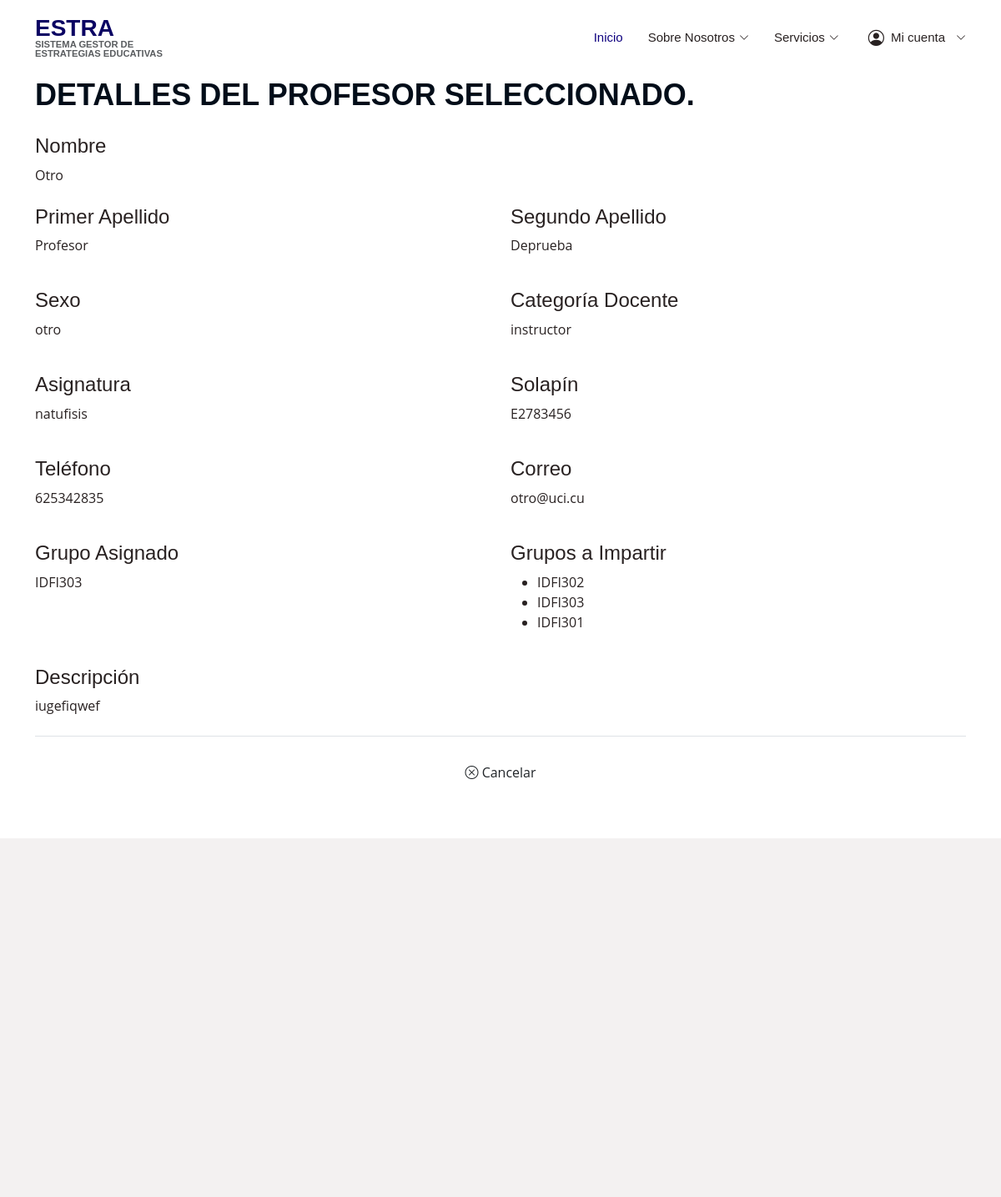
/visualizar/profesor/2/ (signed in), run on the app's committed database.
### profesores/models.py (models this page shows, shortened)
class Profesor(models.Model):
    nombre = models.CharField(max_length=50)
    primer_apellido = models.CharField(max_length=50)
    segundo_apellido = models.CharField(max_length=50, blank=True, null=True)
    sexo = models.CharField(
        max_length=20,
        choices=[
            ('masculino', 'Masculino'),
            ('femenino', 'Femenino'),
            ('otro', 'Otro')
        ]
    )
    categoria_docente = models.CharField(
        max_length=20,
        choices=[
            ('instructor', 'Instructor'),
            ('asistente', 'Asistente'),
            ('auxiliar', 'Auxiliar'),
            ('titular', 'Titular')
        ]
    )
    asignatura = models.CharField(max_length=50)
    solapin = models.CharField(max_length=10, unique=True)
    telefono = models.CharField(max_length=15)
    correo = models.EmailField(max_length=50)
    descripcion = models.TextField()

### grupos/models.py (models this page shows)
class Grupo(models.Model):
    ANIO_CHOICES = [
        ('primero', 'Primero'),
        ('segundo', 'Segundo'),
        ('tercero', 'Tercero'),
        ('cuarto', 'Cuarto'),
    ]
    nombre = models.CharField(max_length=50, unique=True)
    direccion = models.CharField(max_length=100)
    curso = models.CharField(max_length=20)
    anio_escolar = models.CharField(max_length=10, choices=ANIO_CHOICES)
    caracterizacion = models.TextField()
    guia = models.OneToOneField(
        'profesores.Profesor',
        on_delete=models.SET_NULL,
        null=True,
        blank=True,
        related_name='grupo_asignado'
    )
    profesores = models.ManyToManyField(
        'profesores.Profesor',
        related_name='grupos',
        blank=True
    )
    def __str__(self):
        return self.nombre

### profesores/vistas/vistas_usuario.py (the view)
# urls.py: path('visualizar/profesor/<int:profesor_id>/', vistas_usuario.visualizar_profesor, name='visualizar_profesor'),
def visualizar_profesor(request, profesor_id):
    if not request.user.is_authenticated:
        messages.error(request, "Debes iniciar sesión para realizar esta acción.")
        return redirect('login')
    """Visualizar un profesor específico."""
    profesor = get_object_or_404(Profesor, id=profesor_id)
    return render(request, "usuarios/visualizar_profesor.html", {"profesor": profesor})

### templates/usuarios/visualizar_profesor.html (shortened to what this page needs)
{% extends "baseg.html" %}
{% load static %}
{% block content %}
 <section id="visualizar-profesor" class="visualizar-profesor">
  <div class="container">
    <div class="section-title">
      <h2>Visualizar Información Profesoral</h2>
      <p>Detalles del profesor seleccionado.</p>
    </div>
    <div class="profesor-details">
      <div class="detail-group mb-4">
        <h4>Nombre</h4>
        <p>{{profesor.nombre}}</p>
      </div>
      <div class="row mb-4">
        <div class="detail-group col-md-6">
          <h4>Primer Apellido</h4>
          <p>{{profesor.primer_apellido}}</p>
        </div>
        <div class="detail-group col-md-6">
          <h4>Segundo Apellido</h4>
          <p>{{profesor.segundo_apellido}}</p>
        </div>
      </div>
      <div class="row mb-4">
        <div class="detail-group col-md-6">
          <h4>Sexo</h4>
          <p>{{profesor.sexo}}</p>
        </div>
        <div class="detail-group col-md-6">
          <h4>Categoría Docente</h4>
          <p>{{profesor.categoria_docente}}</p>
        </div>
      </div>
      <div class="row mb-4">
        <div class="detail-group col-md-6">
          <h4>Asignatura</h4>
          <p>{{profesor.asignatura}}</p>
        </div>
        <div class="detail-group col-md-6">
          <h4>Solapín</h4>
          <p>{{profesor.solapin}}</p>
        </div>
      </div>
      <div class="row mb-4">
        <div class="detail-group col-md-6">
          <h4>Teléfono</h4>
          <p>{{profesor.telefono}}</p>
        </div>
        <div class="detail-group col-md-6">
          <h4>Correo</h4>
          <p>{{profesor.correo}}</p>
        </div>
      </div>
      <div class="row mb-4">
        <div class="detail-group col-md-6">
          <h4>Grupo Asignado</h4>
          <p>{{profesor.grupo_asignado}}</p>
        </div>
        <div class="detail-group col-md-6">
          <h4>Grupos a Impartir</h4>
          <ul>
            {% for grupo in profesor.grupos.all %}
              <li>{{ grupo.nombre }}</li>
            {% empty %}
              <li>No tiene grupos asignados.</li>
            {% endfor %}
          </ul>
        </div>
      </div>
      <div class="detail-group mb-4">
        <h4>Descripción</h4>
        <p>{{profesor.descripcion}}</p>
      </div>
      <div class="text-center mt-4 pt-4 border-top">
        <button type="button" id="boton-cancelar-profesor" class="btn btn-cancelar" onclick="window.history.back()">
          <i class="bi bi-x-circle"></i> Cancelar
        </button>
      </div>
    </div>
  </div>
</section>
{% endblock%}

### templates/baseg.html (shortened to what this page needs)
{% load static %}
<!DOCTYPE html>
<html lang="es">
<head>
  <link href="{% static 'assets/vendor/animate.css/animate.min.css' %}" rel="stylesheet">
  <link href="{% static 'assets/vendor/bootstrap/css/bootstrap.min.css' %}" rel="stylesheet">
  <link href="{% static 'assets/vendor/bootstrap-icons/bootstrap-icons.css' %}" rel="stylesheet">
  <link href="{% static 'assets/vendor/boxicons/css/boxicons.min.css' %}" rel="stylesheet">
  <link href="{% static 'assets/vendor/glightbox/css/glightbox.min.css' %}" rel="stylesheet">
  <link href="{% static 'assets/vendor/remixicon/remixicon.css' %}" rel="stylesheet">
  <link href="{% static 'assets/vendor/swiper/swiper-bundle.min.css' %}" rel="stylesheet">
  <link href="{% static 'assets/css/style.css' %}" rel="stylesheet">
  <link href="{% static 'css/base.css' %}" rel="stylesheet">
</head>
<body>
  <header id="header" class="d-flex align-items-center fixed-top">
    <div class="container d-flex align-items-center">
      <h1 class="logo me-auto">
        <a href="{% url 'pagina_principal' %}">ESTRA
        <p class="text-muted" style="font-size: 0.7rem; margin-bottom: 0;">
        sistema gestor de <br>estrategias educativas
      </p></a>
      </h1>
      <nav id="navbar" class="navbar">
        <ul>
          <li><a href="{% url 'pagina_principal' %}" class="active">Inicio</a></li>
          <li class="dropdown">
            <a href="#"><span>Sobre Nosotros</span> <i class="bi bi-chevron-down"></i></a>
          </li>
          <li class="dropdown"><a href="#"><span> Servicios </span> <i class="bi bi-chevron-down"></i></a>
          </li>
          <li class="dropdown user-menu">
            <a href="#"><i class="bi bi-person-circle"></i> Mi cuenta <i class="bi bi-chevron-down"></i></a>
          </li>
        </ul>
      </nav>
    </div>
  </header>
  <main id="main">
    {% block content %}{% endblock %}
  </main>
  <footer id="footer" class="footer">
    <div class="container footer-top">
      <div class="row gy-4">
      </div>
    </div>
  </footer>
</body>
</html>

### static/assets/css/style.css (style rules this page uses)
body { font-family: "Open Sans", sans-serif; color: #282121; }
a { color: #100380; text-decoration: none; }
h1, h2, h3, h4, h5, h6 { font-family: "Raleway", sans-serif; }
#header { background: white; padding: 20px 0; z-index: 1000; transition: all 0.5s; }
#header .logo { font-size: 28px; margin: 0; padding: 0; line-height: 1; font-weight: 700; text-transform: uppercase; }
#header .logo a { color: #0a0263; }
.navbar { padding: 0; }
.navbar ul { margin: 0; padding: 0; display: flex; list-style: none; align-items: center; }
.navbar li { position: relative; }
.navbar a, .navbar a:focus { display: flex; align-items: center; justify-content: space-between; padding: 10px 0 10px 30px; font-family: "Poppins", sans-serif; font-size: 15px; font-weight: 500; color: #282121; white-space: nowrap; transition: all 0.3s ease; }
.navbar a i, .navbar a:focus i { font-size: 12px; line-height: 0; margin-left: 5px; }
.navbar a:hover, .navbar .active, .navbar .active:focus, .navbar li:hover > a { color: #100380; }
.user-menu > a { display: flex; align-items: center; gap: 8px; }
.user-menu > a i.bi-person-circle { font-size: 1.2rem; }
section { padding: 60px 0; overflow: hidden; }
.section-title { padding-bottom: 20px; }
.section-title h2 { font-size: clamp(12px, 2.5vw, 14px); font-weight: 500; padding: 0; line-height: 1.2; margin: 0 0 10px 0; letter-spacing: 2px; text-transform: uppercase; color: #aaaaaa; font-family: "Poppins", sans-serif; word-break: break-word; }
.section-title p { margin: 0; margin: 0; font-size: 36px; font-weight: 700; text-transform: uppercase; font-family: "Poppins", sans-serif; color: #020d19; }
.d-flex.align-items-center { display: flex; align-items: center; gap: 10px; }
.footer { --background-color: #f3f1f1; color: var(--default-color); background-color: var(--background-color); font-size: 14px; padding-bottom: 50px; }
.footer .footer-top { padding-top: 50px; }

### data on the page
Profesor: nombre "Otro", primer_apellido "Profesor", segundo_apellido "Deprueba", sexo "otro", categoria_docente "instructor", asignatura "natufisis", solapin "E2783456", telefono "625342835", correo "otro@uci.cu", grupo_asignado "IDFI303", descripcion "iugefiqwef"
Grupo: nombre "IDFI302"
Grupo: nombre "IDFI303"
Grupo: nombre "IDFI301"
